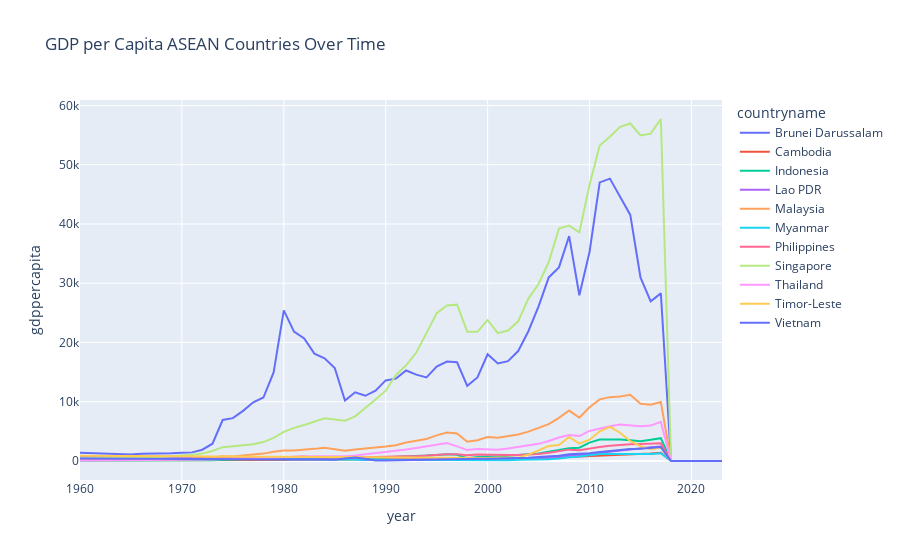
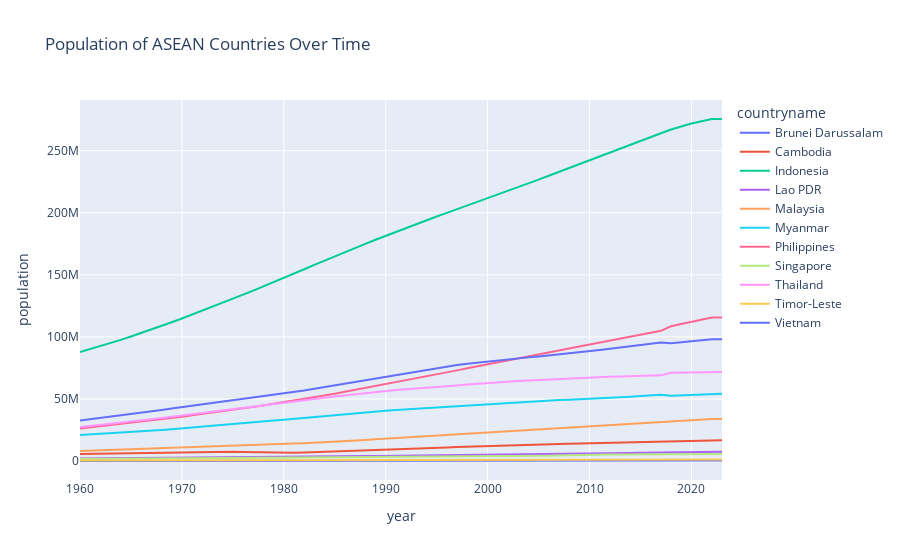
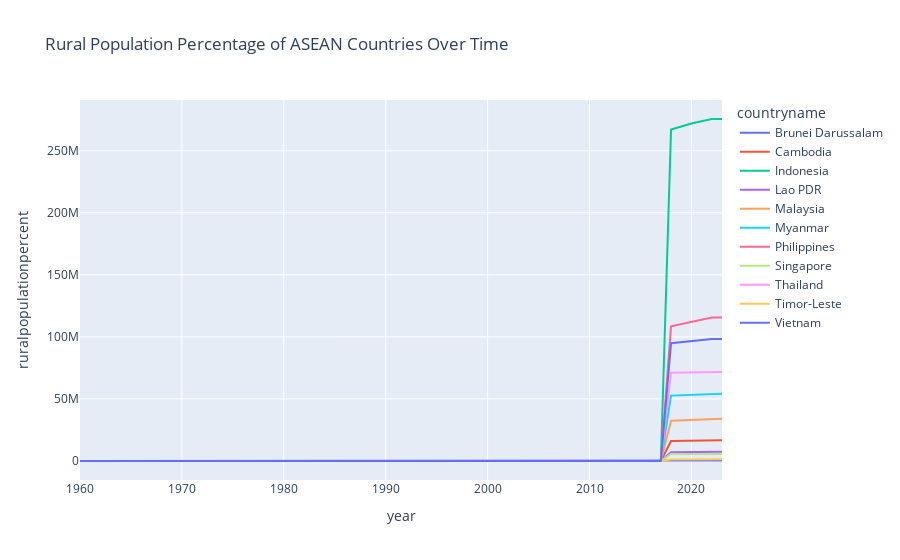
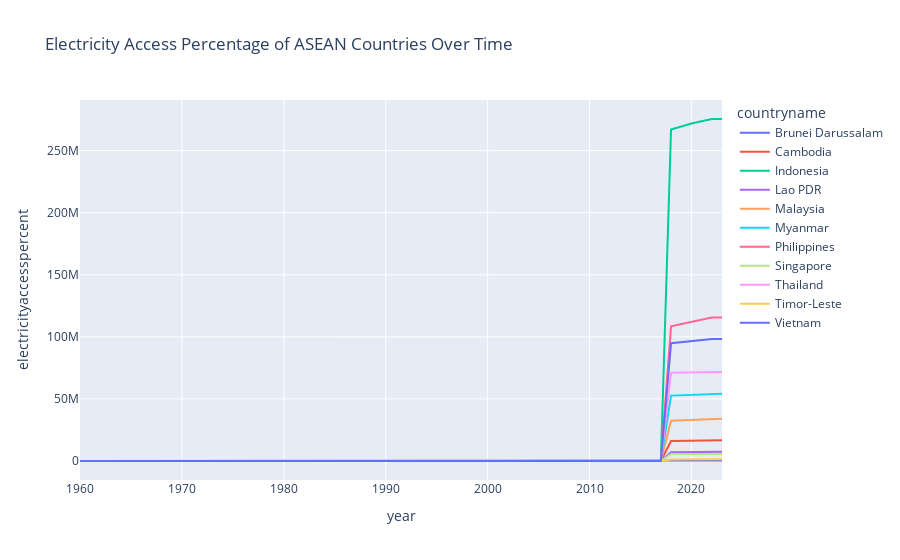

Notebook code cell kept with these figures, in order:
### Markdown cell above
## Data population final_data.csv

### Code cell
# Filter data untuk negara ASEAN
asean_countries = ['Indonesia', 'Thailand', 'Malaysia', 'Singapore', 'Philippines', 'Vietnam', 'Myanmar', 'Cambodia', 'Brunei Darussalam', 'Lao PDR', 'Timor-Leste']
df_asean = final[final['countryname'].isin(asean_countries)]

# Visualisasi 1: GDP per Capita tiap Negara dalam rentang tahun
fig1 = px.line(df_asean, x='year', y='gdppercapita', color='countryname', 
               title='GDP per Capita ASEAN Countries Over Time')

# Visualisasi 2: Populasi tiap Negara dalam rentang tahun
fig2 = px.line(df_asean, x='year', y='population', color='countryname', 
               title='Population of ASEAN Countries Over Time')

# Visualisasi 3: Persentase Populasi Pedesaan tiap Negara dalam rentang tahun
fig3 = px.line(df_asean, x='year', y='ruralpopulationpercent', color='countryname', 
               title='Rural Population Percentage of ASEAN Countries Over Time')

# Visualisasi 4: Persentase Akses Listrik tiap Negara dalam rentang tahun
fig4 = px.line(df_asean, x='year', y='electricityaccesspercent', color='countryname', 
               title='Electricity Access Percentage of ASEAN Countries Over Time')

# Visualisasi 5: Jumlah Proyek tiap Negara dalam rentang tahun
fig5 = px.line(df_asean, x='year', y='projectcost', color='countryname', 
               title='Project Cost of ASEAN Countries Over Time')

# Visualisasi 6: GDP tiap Negara dalam rentang tahun
fig6 = px.line(df_asean, x='year', y='gdp', color='countryname', 
               title='GDP of ASEAN Countries Over Time')

# Visualisasi 7: GDP vs Populasi tiap Negara dalam scatter plot
fig7 = px.scatter(df_asean, x='gdp', y='population', color='countryname', 
                  title='GDP vs Population of ASEAN Countries')

# Visualisasi 8: Proyek Cost vs GDP tiap Negara dalam scatter plot
fig8 = px.scatter(df_asean, x='projectcost', y='gdp', color='countryname', 
                   title='Project Cost vs GDP of ASEAN Countries')

# Tampilkan visualisasi
fig1.show()
fig2.show()
fig3.show()
fig4.show()
fig5.show()
fig6.show()
fig7.show()
fig8.show()
